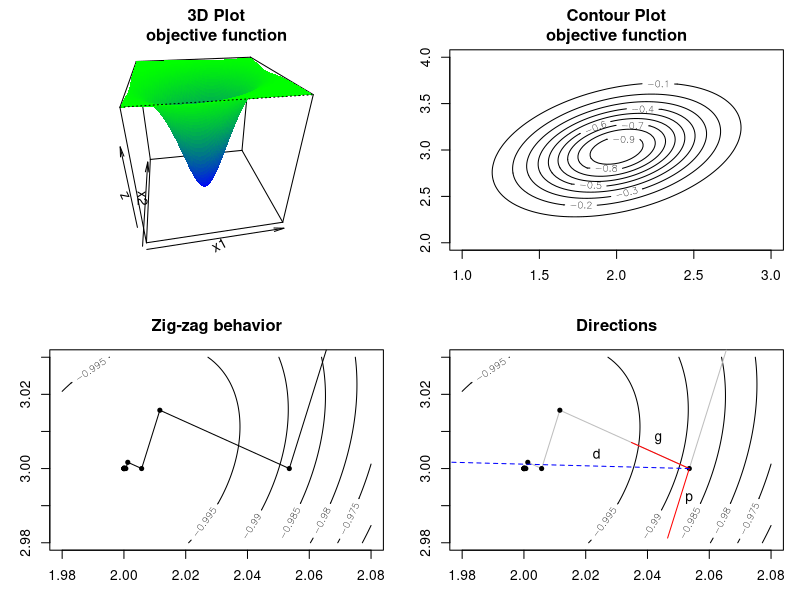
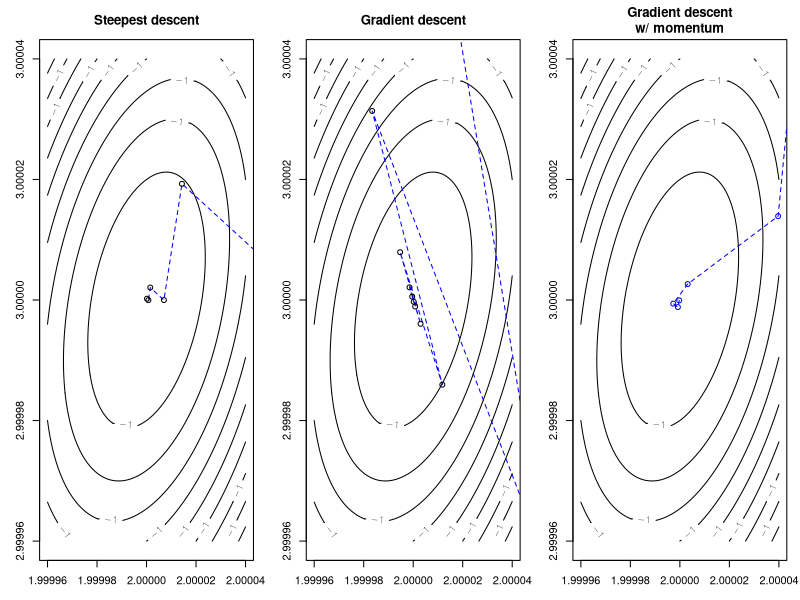

Write R code to recreate these figures, in order.
#######################################
## Gradient Descent with Momentum
#######################################

gdm <- function(grad, f, x0, alpha=0.01, beta=0.2, tol=0.00001, MaxN=1000, log=FALSE){

  D <- length(x0)

  p <- matrix(0, D, 1)  
  logs <- matrix(c(0,p,x0),1+2*D,1)

  diff <- tol*2
  for (i in 1:MaxN) {

    gradF <- grad(x0)

    p <- - gradF + beta*p

    x <- x0 + alpha*p

    x0 <- x    
    logs <- cbind(logs, c(i,p,x))

    diff <- sqrt( mean((gradF)^2) )
    if (diff < tol) break
  }## for

  if(log){ return(logs) }
  else { return(x) }
}## end gdm




#######################################################

grad.desc <- function(grad, f, x0, alpha=0.01, tol=0.00001, MaxN=1000, log=FALSE){

  D <- length(x0)

  logs <- matrix(c(0,0,x0),2+D,1)

  diff <- tol*2
  for (i in 1:MaxN) {

    gradF <- grad(x0)
    x <- x0 - alpha*gradF

    diff <- sqrt( mean((gradF)^2) )
    x0 <- x    
    logs <- cbind(logs, c(i,alpha,x0))

    if (diff < tol) break
  }## for

  if(log){ return(logs) }
  else { return(x) }
}## end grad.desc


## Golden section search
## Created:       Jan 4th, 2012
## Last modified: Jan 4th, 2012
## Example
##   qf <- function(x){x^4 -14*x^3 + 60*x^2 -70*x}
##   logs <- goldensearch(qf, 0, 2, log=TRUE)

goldensearch <- function(f, a0, b0, tol=0.1, rho=0.382, log=FALSE){

#f <- qf

#a0 <- 0
#b0 <- 2
#tol <- 0.1
#rho <- 0.382

   diff <- b0 - a0
   a1 <- a0 + rho*diff
   b1 <- b0 - rho*diff

   fa0 <- f(a0)
   fb0 <- f(b0)
   fa1 <- f(a1)
   fb1 <- f(b1)

   logs <- matrix(c(a0,fa0,b0,fb0),4,1)   

   while (diff > tol) {
      if( fa1 < fb1 ) {
        b0 <- b1
        fb0 <- fb1
        b1 <- a1
        fb1 <- fa1

        diff <- b0 - a0
        a1 <- a0 + rho*diff
        fa1 <- f(a1)

      } else { ## fa1 >= fb1
        a0 <- a1
        fa0 <- fa1
        a1 <- b1
        fa1 <- fb1

        diff <- b0 - a0
        b1 <- b0 - rho*diff
        fb1 <- f(b1)     

      } ## end if

      logs <- cbind(logs, matrix(c(a0,fa0,b0,fb0),4,1))
   }## end while

  rownames(logs) <- c("a0", "f(a0)","b0", "f(b0)")
  if(log) { return(logs) }
  else { return((a0+b0)/2) }
}## goldensearch


#######################################################

## Steepest Descend Method
## Created:       Jan 6th, 2012
## Last modified: Jan 6th, 2012
## Example
##   f  <- function(x){(x[1] - 4)^4 + (x[2] - 3)^2 + 4*(x[3] + 5)^4}
##   df <- function(x){ matrix(c( 4*(x[1] - 4)^3, 2*(x[2] - 3), 16*(x[3] + 5)^3 ) ,3,1)}
##   logs <- steepestdescend(df, f, x0=matrix(c(4,2,-1),3,1), log=TRUE)
##   

steepestdescend <- function(grad, f, x0, tol=0.00001, MaxN=1000, log=FALSE){

#x0 <- matrix(c(4,2,-1),3,1)
#grad <- df
#tol <- 0.0001
#MaxN <- 1000

  D <- length(x0)

  logs <- matrix(c(0,0,x0),2+D,1)

  diff <- tol*2
  for (i in 1:MaxN) {

    g <- function(a){ f(x0 - a*grad(x0)) }
    alpha <- goldensearch(g, a0=tol/10, b0=1, tol=tol, log=FALSE)

    gradF <- grad(x0)
    x <- x0 - alpha*gradF

    diff <- sqrt( mean((gradF)^2) )
    x0 <- x    
    logs <- cbind(logs, c(i,alpha,x0))

    if (diff < tol) break
  }## for

  if(log){ return(logs) }
  else { return(x) }
}## end steepestdescend


##############################
## main 
##############################

fobj <- function(x){ 
  - exp( -(4*x[1]^2 - 7*x[1] - 3*x[1]*x[2]
           -24*x[2] + 5*x[2]^2 + 43) )
}

df <- function(x){ 
  fobj(x)*matrix(c(-8*x[1] + 7 + 3*x[2],
                    3*x[1] +24 - 10*x[2]), 2, 1)
}

logs <- steepestdescend(df, fobj, x0=matrix(c(2.5,3),2,1), log=TRUE, tol=1e-5)

N <- 80

#############################
## Plot Momentum Motivation
#############################

x1 <- seq(1,3,len=N)
x2 <- seq(2,4,len=N)
x1x2 <- expand.grid(x=x1, y=x2)

z <- matrix(apply(t(x1x2),2,fobj),N,N)

par(mfrow=c(2,2))
par(mar=c(3,3,3,1))

## P1 ##
nrz <- nrow(z)
ncz <- ncol(z)
# Create a function interpolating colors in the range of specified colors
jet.colors <- colorRampPalette( c("blue", "green") ) 
# Generate the desired number of colors from this palette
nbcol <- 100
color <- jet.colors(nbcol)
# Compute the z-value at the facet centres
zfacet <- z[-1, -1] + z[-1, -ncz] + z[-nrz, -1] + z[-nrz, -ncz]

# Recode facet z-values into color indices
facetcol <- cut(zfacet, nbcol)
persp(x1, x2, z, phi=30, theta=-10, 
        col=color[facetcol],border=NA,
        main='3D Plot\nobjective function')

## P2 ##

contour(x1, x2, z,
        main='Contour Plot\nobjective function')


## P3 ##

x1 <- seq(1.98,2.08,len=N)
x2 <- seq(2.98,3.03,len=N)
x1x2 <- expand.grid(x=x1, y=x2)

z <- matrix(apply(t(x1x2),2,fobj),N,N)

fm = function(a){ a }
xs = fm(x1)
ys = fm(x2)
path.x = fm(logs[3,])
path.y = fm(logs[4,])
range.y = c(2.98,3.03) ##c(min(path.y), max(path.y))
range.x = c(1.98,2.08) ##c(min(path.x), max(path.x))


contour(xs, ys, z, ylim=range.y, 
                   xlim=range.x,
        main='Zig-zag behavior')
lines(path.x, path.y, col='black', lty=1)
points(logs[3,], logs[4,], pch=20)

## P4 ##

contour(xs, ys, z, ylim=range.y, 
                   xlim=range.x,
        main='Directions')
lines(path.x, path.y, col='gray', lty=1)
points(logs[3,], logs[4,], pch=20)

m.vec = rbind(logs[3,-1] - logs[3,-14], 
              logs[4,-1] - logs[4,-14])

m.vec2 = m.vec^2
u.vec = m.vec
u.vec[1,] = m.vec[1,]/sqrt(m.vec2[1,]+m.vec2[2,])
u.vec[2,] = m.vec[2,]/sqrt(m.vec2[1,]+m.vec2[2,])

c.vec = u.vec[,-12] + 0.35*u.vec[,-1] 

lines( c(path.x[3], path.x[3]+0.02*u.vec[1,3]),
       c(path.y[3], path.y[3]+0.02*u.vec[2,3]), 
       col='red', lty=1)

lines( c(path.x[3], path.x[3]+0.02*u.vec[1,2]),
       c(path.y[3], path.y[3]+0.02*u.vec[2,2]), 
       col='red', lty=1)

lines( c(path.x[3], path.x[3]+c.vec[1,3]),
       c(path.y[3], path.y[3]+c.vec[2,3]), 
       col='blue', lty=2)

text(path.x[3]-0.01, path.y[3]+0.008, 'g')
text(path.x[3], path.y[3]-0.008, 'p')
text(path.x[3]-0.03, path.y[3]+0.004, 'd')


##dev.copy2eps(file='MomentumMotivation02.eps')

#############################
## Plot Momentum Motivation
#############################

par(mfrow=c(1,3))
par(mar=c(3,3,3,1))

## P1 ##
sz = 0.00004
xa = 2-sz
xb = 2+sz
ya = 3-sz
yb = 3+sz

x1 <- seq(xa,xb,len=N)
x2 <- seq(ya,yb,len=N)
x1x2 <- expand.grid(x=x1, y=x2)
#range.y = c(2.98,3.03) 
#range.x = c(1.98,2.08) 

range.y = c(ya,yb) 
range.x = c(xa,xb) 

z <- matrix(apply(t(x1x2),2,fobj),N,N)
contour(x1, x2, z, ylim=range.y, 
                   xlim=range.x,
        main='Steepest descent')
lines(logs[3,], logs[4,], col='blue', lty=2)
##points(logs[3,], logs[4,], pch=paste(1:ncol(gd.logs)))
points(logs[3,], logs[4,], pch=1)


## P2 ##

z <- matrix(apply(t(x1x2),2,fobj),N,N)
contour(x1, x2, z, ylim=range.y, 
                   xlim=range.x,
        main='Gradient descent')
gd.logs <- grad.desc(df, fobj, alpha=0.125, x0=matrix(c(2.5,3),2,1), log=TRUE, tol=1e-5)


lines(gd.logs[3,], gd.logs[4,], col='blue', lty=2)
#points(gd.logs[3,], gd.logs[4,], pch=paste(1:ncol(gd.logs)))
points(gd.logs[3,], gd.logs[4,], pch=1)

## P3 ##

z <- matrix(apply(t(x1x2),2,fobj),N,N)
contour(x1, x2, z, ylim=range.y, 
                   xlim=range.x,
        main='Gradient descent\nw/ momentum')
gdm.logs <- gdm(df, fobj, alpha=0.125, beta=0.1, x0=matrix(c(2.5,3),2,1), log=TRUE, tol=1e-5)

lines(gdm.logs[4,], gdm.logs[5,], col='blue', lty=2)
#points(gdm.logs[4,], gdm.logs[5,], col='blue', pch=paste(1:ncol(gd.logs)))
points(gdm.logs[4,], gdm.logs[5,], col='blue', pch=1)

##dev.copy2eps(file='gdm02.eps')

